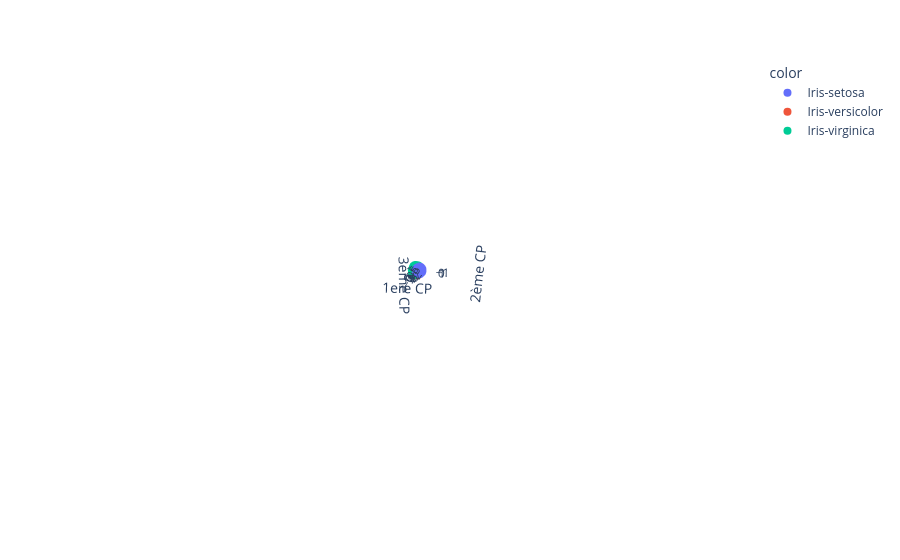

The code cell stored with this chart in its notebook:
### Code cell
import plotly.express as px
total_var = pca.explained_variance_ratio_.sum() * 100

fig = px.scatter_3d(
    iris_pca[:, :3], x=0, y=1, z=2, color=iris['class'],
    labels={'0': '1ere CP', '1': '2ème CP', '2': '3ème CP'}
)
fig.show()
